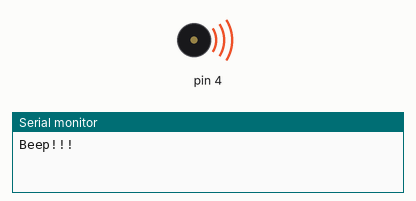
A sketch run on a simulated Arduino Uno, built with avr-gcc and run on an emulated ATmega328P. Shown: buzzer (waves = sounding), the last lines printed to the serial monitor.

Above: at 0.1 s.
At 1.1 s:
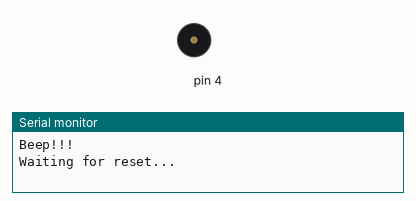
Timing chart, 0 to 2.6 s (numbered marks = the images above):
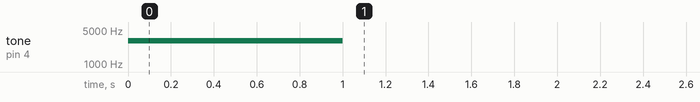

The sketch:

Tone.ino
```cpp
void setup() {
  Serial.begin(9600);
  Serial.println("Beep!!!");
  tone(4, 3000, 1000);
  delay(1000);
  // put your setup code here, to run once:

}

void loop() {
  // put your main code here, to run repeatedly:
  Serial.println("Waiting for reset...");
  delay(1000);
}
```
